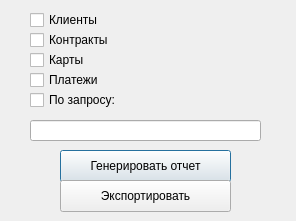
<?xml version="1.0" encoding="UTF-8"?>
<ui version="4.0">
 <class>Port</class>
 <widget class="QDialog" name="Port">
  <property name="geometry">
   <rect>
    <x>0</x>
    <y>0</y>
    <width>296</width>
    <height>221</height>
   </rect>
  </property>
  <property name="windowTitle">
   <string>Dialog</string>
  </property>
  <widget class="QCheckBox" name="client">
   <property name="geometry">
    <rect>
     <x>30</x>
     <y>10</y>
     <width>87</width>
     <height>20</height>
    </rect>
   </property>
   <property name="text">
    <string>Клиенты</string>
   </property>
  </widget>
  <widget class="QCheckBox" name="contact">
   <property name="geometry">
    <rect>
     <x>30</x>
     <y>30</y>
     <width>91</width>
     <height>20</height>
    </rect>
   </property>
   <property name="text">
    <string>Контракты</string>
   </property>
  </widget>
  <widget class="QCheckBox" name="cart">
   <property name="geometry">
    <rect>
     <x>30</x>
     <y>50</y>
     <width>87</width>
     <height>20</height>
    </rect>
   </property>
   <property name="text">
    <string>Карты</string>
   </property>
  </widget>
  <widget class="QCheckBox" name="payment">
   <property name="geometry">
    <rect>
     <x>30</x>
     <y>70</y>
     <width>87</width>
     <height>20</height>
    </rect>
   </property>
   <property name="text">
    <string>Платежи</string>
   </property>
  </widget>
  <widget class="QCheckBox" name="qurycheck">
   <property name="geometry">
    <rect>
     <x>30</x>
     <y>90</y>
     <width>101</width>
     <height>20</height>
    </rect>
   </property>
   <property name="text">
    <string>По запросу:</string>
   </property>
  </widget>
  <widget class="QLineEdit" name="query">
   <property name="geometry">
    <rect>
     <x>30</x>
     <y>120</y>
     <width>231</width>
     <height>21</height>
    </rect>
   </property>
  </widget>
  <widget class="QPushButton" name="generate">
   <property name="geometry">
    <rect>
     <x>60</x>
     <y>150</y>
     <width>171</width>
     <height>32</height>
    </rect>
   </property>
   <property name="text">
    <string>Генерировать отчет</string>
   </property>
  </widget>
  <widget class="QPushButton" name="port">
   <property name="geometry">
    <rect>
     <x>60</x>
     <y>180</y>
     <width>171</width>
     <height>32</height>
    </rect>
   </property>
   <property name="text">
    <string>Экспортировать</string>
   </property>
  </widget>
 </widget>
 <resources/>
 <connections/>
</ui>
